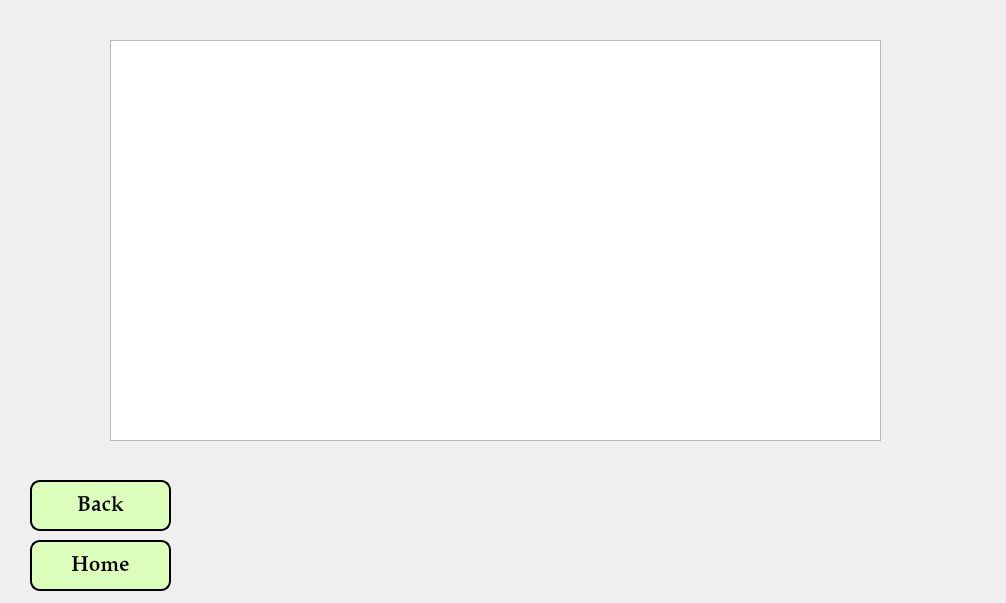
<?xml version="1.0" encoding="UTF-8"?>
<ui version="4.0">
 <class>widget</class>
 <widget class="QWidget" name="widget">
  <property name="geometry">
   <rect>
    <x>0</x>
    <y>0</y>
    <width>1006</width>
    <height>603</height>
   </rect>
  </property>
  <property name="windowTitle">
   <string>Form</string>
  </property>
  <widget class="QPushButton" name="Back">
   <property name="geometry">
    <rect>
     <x>30</x>
     <y>480</y>
     <width>141</width>
     <height>51</height>
    </rect>
   </property>
   <property name="font">
    <font>
     <family>Palatino Linotype</family>
     <pointsize>16</pointsize>
     <weight>75</weight>
     <bold>true</bold>
    </font>
   </property>
   <property name="styleSheet">
    <string notr="true">QPushButton#Back{
background-color:#ddffbc;
color : black;
border-style:outset;
border-width:2px;
border-color:black;
border-radius:10px;
padding :10px
}
</string>
   </property>
   <property name="text">
    <string>Back</string>
   </property>
  </widget>
  <widget class="QPushButton" name="Home">
   <property name="geometry">
    <rect>
     <x>30</x>
     <y>540</y>
     <width>141</width>
     <height>51</height>
    </rect>
   </property>
   <property name="font">
    <font>
     <family>Palatino Linotype</family>
     <pointsize>16</pointsize>
     <weight>75</weight>
     <bold>true</bold>
    </font>
   </property>
   <property name="styleSheet">
    <string notr="true">QPushButton#Home{
background-color:#ddffbc;
color : black;
border-style:outset;
border-width:2px;
border-color:black;
border-radius:10px;
padding :10px
}
</string>
   </property>
   <property name="text">
    <string>Home</string>
   </property>
  </widget>
  <widget class="QLabel" name="bg">
   <property name="geometry">
    <rect>
     <x>0</x>
     <y>0</y>
     <width>1011</width>
     <height>611</height>
    </rect>
   </property>
   <property name="text">
    <string/>
   </property>
  </widget>
  <widget class="QTextBrowser" name="result">
   <property name="geometry">
    <rect>
     <x>110</x>
     <y>40</y>
     <width>771</width>
     <height>401</height>
    </rect>
   </property>
   <property name="font">
    <font>
     <pointsize>11</pointsize>
    </font>
   </property>
  </widget>
  <zorder>bg</zorder>
  <zorder>Back</zorder>
  <zorder>Home</zorder>
  <zorder>result</zorder>
 </widget>
 <resources/>
 <connections/>
</ui>
